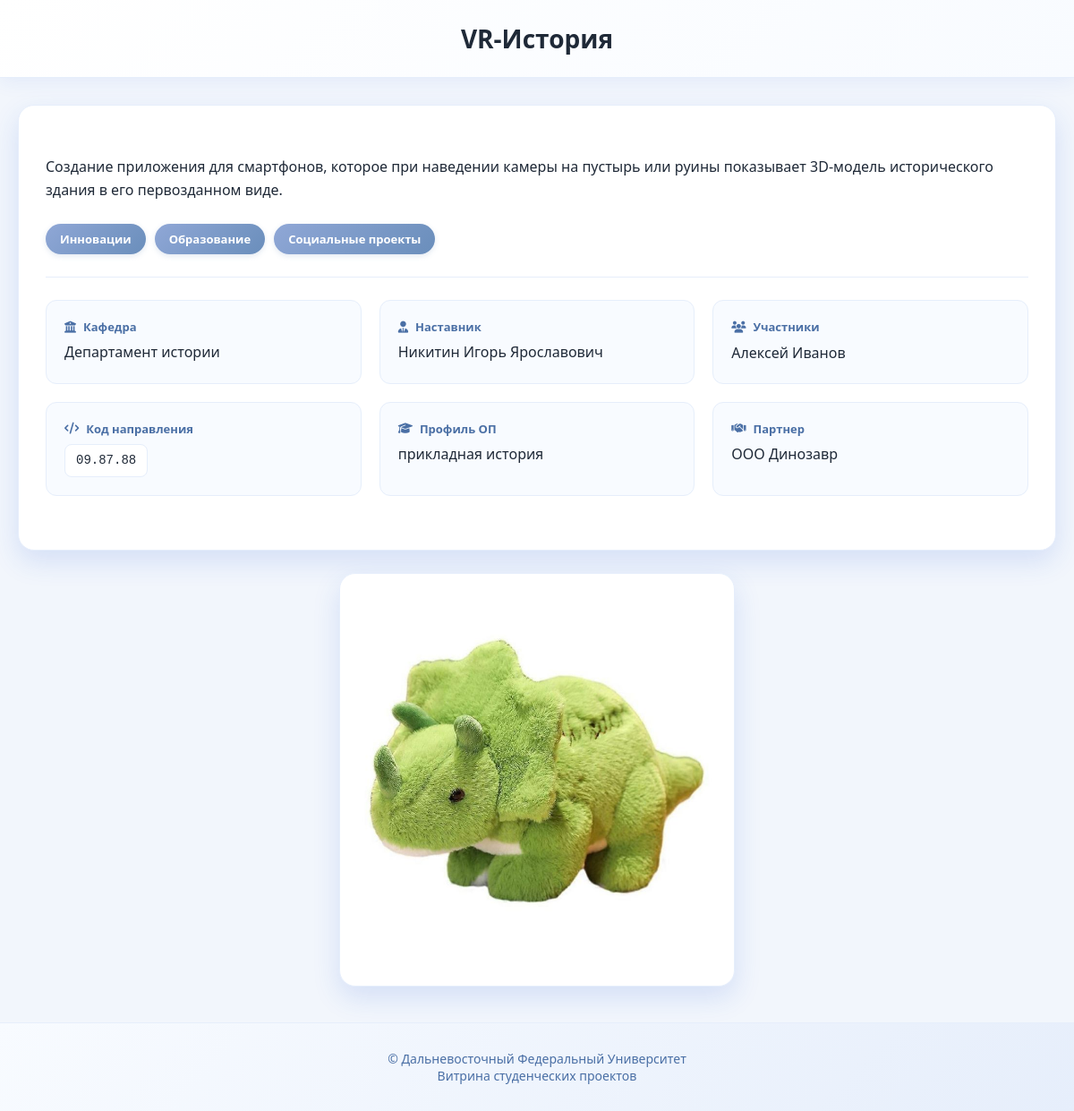
Page /project/29 on the committed database.
### tables this page shows
CREATE TABLE "projects" (
                id INTEGER PRIMARY KEY AUTOINCREMENT,
                title TEXT NOT NULL,
                short_description TEXT, 
                description TEXT,
                logo_storage_name TEXT,
                status TEXT DEFAULT 'pending',
                created_at DATETIME DEFAULT CURRENT_TIMESTAMP
            );

CREATE TABLE tags (
    id INTEGER PRIMARY KEY AUTOINCREMENT,
    name TEXT NOT NULL UNIQUE,
    category TEXT NOT NULL
);

CREATE TABLE project_departments (
    id INTEGER PRIMARY KEY AUTOINCREMENT,
    project_id INTEGER NOT NULL,
    department_name TEXT NOT NULL,
    FOREIGN KEY(project_id) REFERENCES projects(id) ON DELETE CASCADE
);

CREATE TABLE project_mentors (
    id INTEGER PRIMARY KEY AUTOINCREMENT,
    project_id INTEGER NOT NULL,
    mentor_name TEXT NOT NULL,
    FOREIGN KEY(project_id) REFERENCES projects(id) ON DELETE CASCADE
);

CREATE TABLE project_participants (
                id INTEGER PRIMARY KEY AUTOINCREMENT,
                project_id INTEGER NOT NULL,
                participant_name TEXT NOT NULL,
                FOREIGN KEY(project_id) REFERENCES projects(id) ON DELETE CASCADE
            );

CREATE TABLE project_majors (
    id INTEGER PRIMARY KEY AUTOINCREMENT,
    project_id INTEGER NOT NULL,
    major_code TEXT NOT NULL,           -- НОВОЕ ПОЛЕ: Код направления (38.03.05)
    major_profile TEXT NOT NULL,        -- НОВОЕ ПОЛЕ: Полное наименование и профиль
    FOREIGN KEY(project_id) REFERENCES projects(id) ON DELETE CASCADE
);

CREATE TABLE project_partners (
    id INTEGER PRIMARY KEY AUTOINCREMENT,
    project_id INTEGER NOT NULL,
    partner_name TEXT NOT NULL,
    FOREIGN KEY(project_id) REFERENCES projects(id) ON DELETE CASCADE
);

### app.py (the view)
@app.route('/project/<int:project_id>', methods=['GET'])
def project_view(project_id):
    conn = get_db_connection()
    cur = conn.cursor()
    is_admin = is_admin_logged_in()
    if is_admin:
        cur.execute("""
            SELECT p.*
            FROM projects p
            WHERE p.id = ?
        """, (project_id,))
    else:
        cur.execute("""
            SELECT p.*
            FROM projects p
            WHERE p.id = ? AND p.status = 'posted'
        """, (project_id,))
    proj = cur.fetchone()
    if not proj:
        abort(404)
    proj_dict = dict(proj)
    cur.execute("""
        SELECT t.name
        FROM tags t
        JOIN project_tags ptg ON t.id = ptg.tag_id
        WHERE ptg.project_id = ?
    """, (project_id,))
    proj_dict['tags'] = [{'name': row['name']} for row in cur.fetchall()]
    cur.execute("SELECT department_name FROM project_departments WHERE project_id = ?", (project_id,))
    departments = cur.fetchall()
    proj_dict['department_name'] = ', '.join([d['department_name'] for d in departments]) if departments else 'Не указано'
    cur.execute("SELECT mentor_name FROM project_mentors WHERE project_id = ?", (project_id,))
    mentors = cur.fetchall()
    proj_dict['mentor_name'] = ', '.join([m['mentor_name'] for m in mentors]) if mentors else 'Не указано'
    cur.execute("""
        SELECT participant_name
        FROM project_participants
        WHERE project_id = ?
        ORDER BY id
    """, (project_id,))
    participants = [{'participant_name': row['participant_name']} for row in cur.fetchall()]
    cur.execute("SELECT major_code, major_profile FROM project_majors WHERE project_id = ?", (project_id,))
    majors = cur.fetchall()
    if majors:
        proj_dict['major_code'] = ', '.join([m['major_code'] for m in majors])
        proj_dict['major_profile'] = ', '.join([m['major_profile'] for m in majors])
    else:
        proj_dict['major_code'] = 'Не указано'
        proj_dict['major_profile'] = 'Не указано'
    cur.execute("SELECT partner_name FROM project_partners WHERE project_id = ?", (project_id,))
    partners = cur.fetchall()
    proj_dict['partner_name'] = ', '.join([p['partner_name'] for p in partners]) if partners else 'Не указано'
    cur.execute("""
        SELECT filename, storage_name, mime_type
        FROM project_files
        WHERE project_id = ?
        ORDER BY id
    """, (project_id,))
    files = cur.fetchall()
    conn.close()
    return render_template('project.html',
                           project=proj_dict,
                           participants=participants,
                           files=files,
                           is_admin=is_admin)

### app.py (called while the page is built)
def get_db_connection():
    conn = sqlite3.connect(DB_PATH, timeout=30, check_same_thread=False)
    conn.row_factory = sqlite3.Row
    conn.create_function("LOWER", 1, lambda s: s.lower() if s else s)
    conn.execute('PRAGMA foreign_keys = ON;')
    return conn

def is_admin_logged_in():
    return session.get('admin_logged_in', False)

### templates/project.html (shortened to what this page needs)
<!doctype html>
<html lang="ru">
<head>
  <link rel="stylesheet" href="{{ url_for('static', filename='css/style.css') }}">
  <link rel="stylesheet" href="{{ url_for('static', filename='css/project-detail.css') }}">
  <link rel="stylesheet" href="https://cdnjs.cloudflare.com/ajax/libs/font-awesome/6.4.0/css/all.min.css">
</head>
<body>
  <header class="project-header">
      <div class="header-container">
          <h1 class="project-main-title">{{ project['title'] }}</h1>
      </div>
  </header>
  <main class="project-container">
    <div class="project-layout">
      <div class="project-main-content">
        <div class="project-description">
          {{ project['description'] }}
        </div>
        {% if project['tags'] %}
          <div class="project-tags">
            {% for tag in project['tags'] %}
              <span class="project-tag">{{ tag['name'] }}</span>
            {% endfor %}
          </div>
        {% endif %}
        <div class="project-details-grid">
          <div class="detail-card">
            <div class="detail-title">
              <i class="fas fa-university"></i> Кафедра
            </div>
            <div class="detail-content">{{ project['department_name'] }}</div>
          </div>
          <div class="detail-card">
            <div class="detail-title">
              <i class="fas fa-user-tie"></i> Наставник
            </div>
            <div class="detail-content">{{ project['mentor_name'] }}</div>
          </div>
          {% if participants %}
          <div class="detail-card">
            <div class="detail-title">
              <i class="fas fa-users"></i> Участники
            </div>
            <div class="detail-content participants-content">
              {% for participant in participants %}
                {{ participant['participant_name'] }}{% if not loop.last %}, {% endif %}
              {% endfor %}
            </div>
          </div>
          {% endif %}
          <div class="detail-card">
            <div class="detail-title">
              <i class="fas fa-code"></i> Код направления
            </div>
            <div class="detail-content code">{{ project['major_code'] }}</div>
          </div>
          <div class="detail-card">
            <div class="detail-title">
              <i class="fas fa-graduation-cap"></i> Профиль ОП
            </div>
            <div class="detail-content">{{ project['major_profile'] }}</div>
          </div>
          <div class="detail-card">
            <div class="detail-title">
              <i class="fas fa-handshake"></i> Партнер
            </div>
            <div class="detail-content">{{ project['partner_name'] }}</div>
          </div>
        </div>
      </div>
      <div class="project-sidebar">
        <div class="project-image-container">
          {% if project['logo_storage_name'] %}
            <img class="project-image"
                 src="{{ url_for('uploaded_file', filename=project['logo_storage_name']) }}"
                 alt="{{ project['title'] }}"
                 loading="lazy">
          {% else %}
            <div class="no-image">
              <i class="fas fa-project-diagram"></i>
            </div>
          {% endif %}
        </div>
      </div>
    </div>
  </main>
  <footer class="project-footer">
    <div class="footer-container">
      <p class="footer-text">
        © Дальневосточный Федеральный Университет<br>
        Витрина студенческих проектов
      </p>
    </div>
  </footer>
</body>
</html>

### static/css/style.css (style rules this page uses)
* { box-sizing: border-box; }
body { margin: 0; font-family: 'Segoe UI', Tahoma, Geneva, Verdana, sans-serif; background: #f2f6fc; color: #1f2937; }

### static/css/project-detail.css (style rules this page uses)
.project-header { background: linear-gradient(135deg, #ffffff 0%, #f8fbff 100%); padding: 25px 0; border-bottom: 1px solid #e6eefb; box-shadow: 0 4px 20px rgba(42, 91, 215, 0.08); margin-bottom: 30px; }
.header-container { max-width: 1400px; margin: 0 auto; padding: 0 20px; }
.project-main-title { margin: 0; font-size: 28px; color: #1f2937; text-align: center; font-weight: 700; line-height: 1.3; padding: 0 20px; }
.project-container { max-width: 1400px; margin: 0 auto; padding: 0 20px; }
.project-layout { display: grid; grid-template-columns: 2fr 1fr; gap: 30px; margin-bottom: 40px; }
.project-main-content { background: white; padding: 30px; border-radius: 18px; box-shadow: 0 12px 30px rgba(42, 91, 215, 0.15); border: 1px solid #e6eefb; animation: fadeIn 0.6s ease-out; }
.project-description { line-height: 1.6; font-size: 16px; color: #1f2937; margin-bottom: 25px; white-space: pre-line; }
.project-tags { display: flex; flex-wrap: wrap; gap: 10px; margin-bottom: 25px; padding-bottom: 25px; border-bottom: 1px solid #e6eefb; }
.project-tag { background: linear-gradient(135deg, #8FA7D6 0%, #6A8EBB 100%); color: white; font-size: 13px; font-weight: 600; padding: 8px 16px; border-radius: 20px; white-space: nowrap; box-shadow: 0 2px 6px rgba(106, 142, 187, 0.2); transition: all 0.3s ease; }
.project-details-grid { display: grid; grid-template-columns: repeat(auto-fit, minmax(280px, 1fr)); gap: 20px; margin-bottom: 30px; }
.detail-card { background: #f8fbff; border-radius: 12px; padding: 20px; border: 1px solid #e6eefb; transition: all 0.3s ease; }
.detail-title { font-size: 13px; color: #4A6FA5; font-weight: 600; margin-bottom: 8px; display: flex; align-items: center; gap: 8px; }
.detail-content { font-size: 16px; color: #1f2937; line-height: 1.4; font-weight: 500; }
.detail-content.code { font-family: monospace; background: white; padding: 8px 12px; border-radius: 8px; display: inline-block; font-size: 14px; border: 1px solid #e6eefb; }
.participants-content { font-size: 16px; color: #1f2937; line-height: 1.6; }
.project-sidebar { display: flex; flex-direction: column; gap: 25px; }
.project-image-container { background: white; padding: 20px; border-radius: 18px; box-shadow: 0 12px 30px rgba(42, 91, 215, 0.15); border: 1px solid #e6eefb; text-align: center; animation: fadeIn 0.6s ease-out 0.2s both; }
.project-image { width: 100%; max-height: 300px; object-fit: cover; border-radius: 12px; margin-bottom: 15px; }
.project-footer { background: linear-gradient(135deg, #f8fbff 0%, #e6eefb 100%); padding: 30px 0; margin-top: 40px; border-top: 1px solid #e6eefb; text-align: center; }
.footer-container { max-width: 1400px; margin: 0 auto; padding: 0 20px; }
.footer-text { color: #4A6FA5; margin: 0; font-size: 14px; }
@media (max-width: 1200px) { .project-layout { grid-template-columns: 1fr; gap: 25px; } }
@media (max-width: 1200px) { .project-sidebar { max-width: 600px; margin: 0 auto; } }
@media (max-width: 1200px) { .project-image { max-height: 400px; } }

### rows in the picture
projects: title "VR-История", description "Создание приложения для смартфонов, которое при наведении камеры на пустырь или руины показывает 3D-модель исторического здания в его первозданном виде.", logo_storage_name (picture)
tags: name "Инновации"
tags: name "Образование"
tags: name "Социальные проекты"
project_departments: department_name "Департамент истории"
project_mentors: mentor_name "Никитин Игорь Ярославович"
project_participants: participant_name "Алексей Иванов"
project_majors: major_code "09.87.88", major_profile "прикладная история"
project_partners: partner_name "ООО Динозавр"
